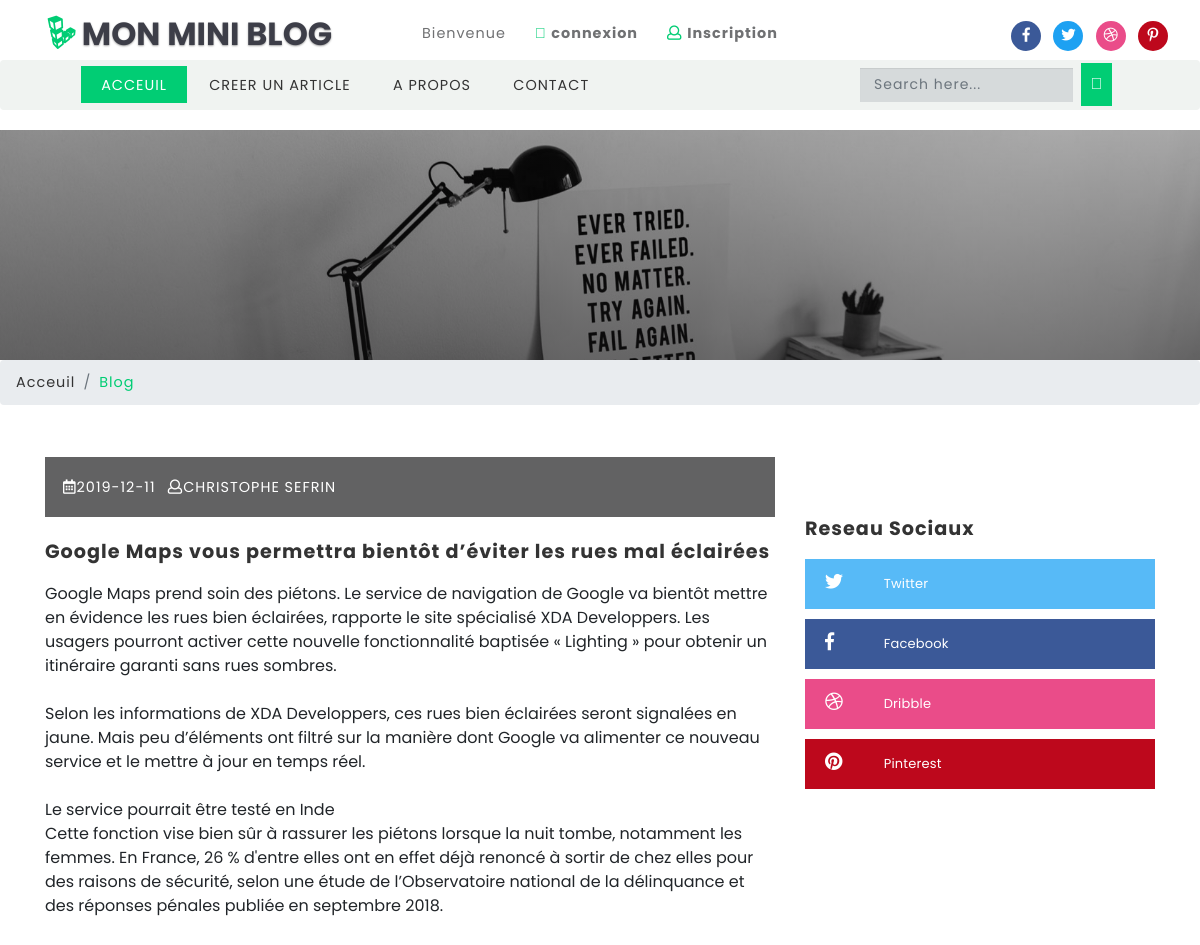
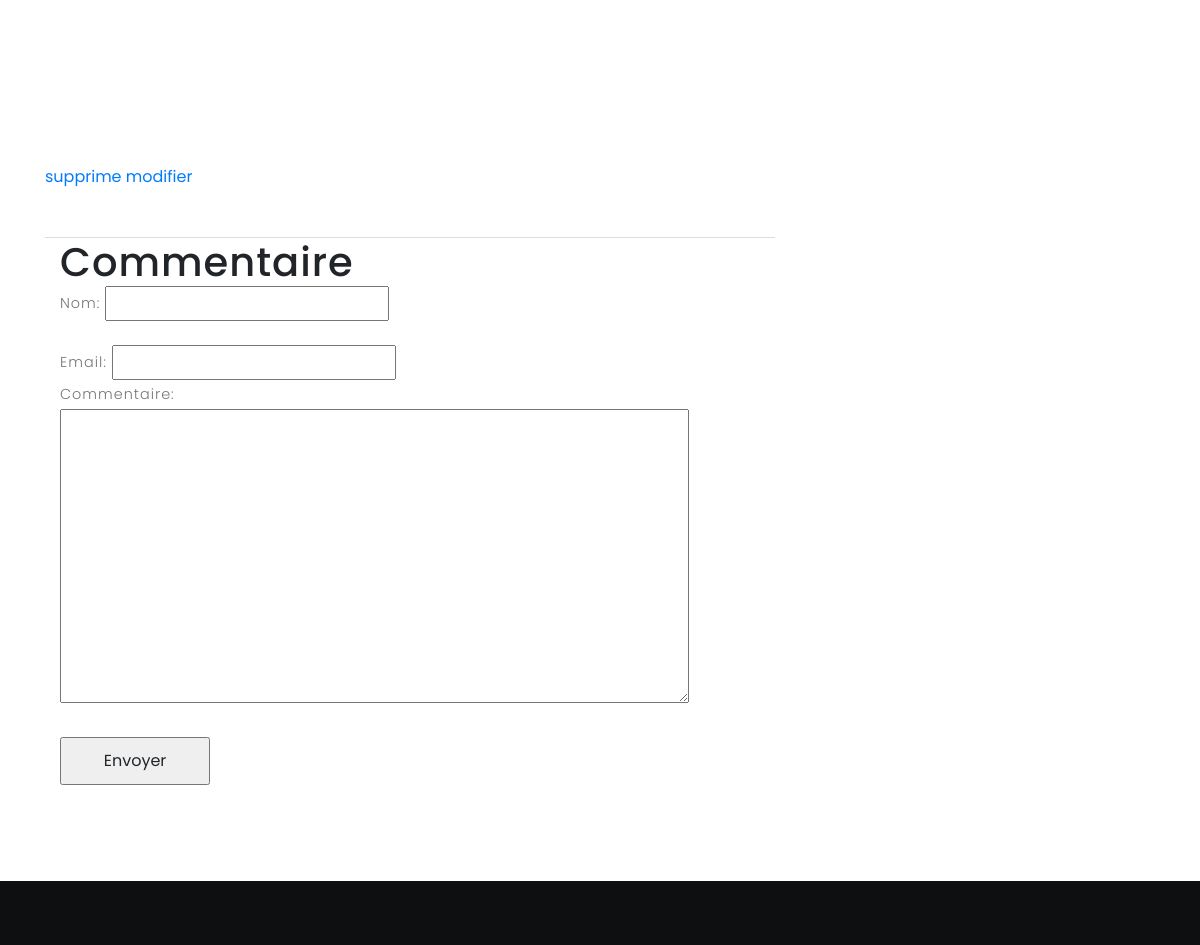
The page /commentaire.php?id=20 on the database its author committed (2 pictures, top to bottom).
### tables this page shows
CREATE TABLE IF NOT EXISTS `article` (
  `id` int(10) UNSIGNED NOT NULL AUTO_INCREMENT,
  `titre` varchar(250) NOT NULL,
  `texte` text NOT NULL,
  `date` date DEFAULT NULL,
  `auteur` varchar(150) DEFAULT NULL,
  PRIMARY KEY (`id`)
);

### commentaire.php (the view, shortened to what this page needs)
<?php
$con = mysqli_connect("127.0.0.1", "root", "", "blog");
$id=$_REQUEST['id'];
$query="SELECT * from article where id='".$id."'";
$result=mysqli_query($con,$query) ;
$row = mysqli_fetch_assoc($result);
?>
<!DOCTYPE html>
<html lang="zxx">
<head>
	<link rel="stylesheet" href="https://maxcdn.bootstrapcdn.com/bootstrap/3.4.1/css/bootstrap.min.css">
	<link href="css/bootstrap.css" rel='stylesheet' type='text/css' />
	<link rel="stylesheet" href="css/jquery.desoslide.css">
	<link href="css/style.css" rel='stylesheet' type='text/css' />
	<link href="css/fontawesome-all.css" rel="stylesheet">
</head>
<body>
	<?php include("header.php");?>
	<div class="banner-inner">
	</div>
	<ol class="breadcrumb">
		<li class="breadcrumb-item">
			<a href="index.php">Acceuil</a>
		</li>
		<li class="breadcrumb-item active">Blog</li>
	</ol>
	<section class="banner-bottom">
		<div class="container">
			<div class="row">
				<div class="col-lg-8 left-blog-info-w3layouts-agileits text-left">
					<div class="blog-grid-top">
						<div class="b-grid-top">
							<div class="blog-info-middle">
								<ul>
									<li>
										<a href="#">
											<i class="far fa-calendar-alt"></i><?php echo $row['date']; ?></a>
										</li>
										<li class="mx-2">
											<a href="#">
												<i class="far fa-user"></i><?php echo $row['auteur']; ?></a>
											</li>
												</ul>
											</div>
										</div>
										<h3>
											<a href="single.html"><?php echo $row['titre']; ?></a>
										</h3>
										<?php echo nl2br($row['texte']);
										echo "<br/>";
										echo "<a href=suparticle.php?id=".$row['id']. ">supprime </a>
										<a href=uparticle.php?id=".$row['id']. ">modifier </a>";
										?>
									</div>
									<div class="container">
										<h1>Commentaire </h1>
									<form action="" method="POST" enctype="multipart/form-data">
									  <p>Nom: <input type="text" name="pseudo" /></p><br/>
									  <p>Email: <input type="email" name="mail" /></p>
									  <p>Commentaire: <br /><textarea name="cmt" rows="10" cols="50"></textarea></p>
									  <br />
									  <input type="submit" name="ok" value="Envoyer">
									</form>
									</div>
								</div>
								<aside class="col-lg-4 agileits-w3ls-right-blog-con text-right">
									<div class="right-blog-info text-left">
										<div class="tech-btm widget_social">
											<h4>Reseau Sociaux</h4>
											<ul>
												<li>
													<a class="twitter" href="http://www.twitter.com">
														<i class="fab fa-twitter"></i>
														<span class="count"></span> Twitter</a>
													</li>
													<li>
														<a class="facebook" href="http://www.facebook.com">
															<i class="fab fa-facebook-f"></i>
															<span class="count"></span> Facebook</a>
														</li>
														<li>
															<a class="dribble" href="http://www.dribble.com">
																<i class="fab fa-dribbble"></i>
																<span class="count"></span> Dribble</a>
															</li>
															<li>
																<a class="pin" href="http://www.pinterest.com">
																	<i class="fab fa-pinterest"></i>
																	<span class="count"></span> Pinterest</a>
																</li>
															</ul>
														</div>
													</div>
												</aside>
											</div>
										</div>
									</section>
									<?php include("footer.php");?>
							</body>
							</html>

### css/style.css (style rules this page uses)
html, body { margin: 0; font-size: 100%; font-family: 'Poppins', sans-serif; background: #fff; }
body a { text-decoration: none; transition: 0.5s all; -webkit-transition: 0.5s all; -moz-transition: 0.5s all; -o-transition: 0.5s all; -ms-transition: 0.5s all; }
input[type="button"], input[type="submit"], input[type="text"], input[type="email"], input[type="search"] { transition: 0.5s all; -webkit-transition: 0.5s all; -moz-transition: 0.5s all; -o-transition: 0.5s all; -ms-transition: 0.5s all; font-family: 'Poppins', sans-serif; }
h1, h2, h3, h4, h5, h6 { margin: 0; font-family: 'Poppins', sans-serif; letter-spacing:1px; }
p { margin: 0; font-size: 0.9em; color: #777777; line-height: 2em; letter-spacing: 1px; font-weight: 300; }
ul { margin: 0; padding: 0; }
.pin { background: #BD081C; }
.banner-bottom { padding: 6em 0; position: relative; }
.b-grid-top { position: relative; }
.blog-info-middle ul li a { font-size: 0.9em; letter-spacing: 1px; color: #fff; }
.blog-info-middle { width: 100%; background: rgba(14, 15, 16, 0.65); padding: 18px; position: absolute; bottom: 0; }
.blog-info-middle ul li { display: inline-block; }
.blog-grid-top h3,.two-blog2 h3,h5.card-title { font-size: 1.2em; margin: 1.2em 0 1em 0; font-weight: 700; }
.blog-grid-top h3 a,.two-blog2 h3 a,h5.card-title a { color: #333333; }
.blog-grid-top { border-bottom: 1px solid #ddd; padding-bottom: 3em; }
.tech-btm h4 { font-size: 1.2em; color: #333333; font-weight: 700; margin-bottom: 1em; }
.tech-btm { margin-bottom: 2em; }
.widget_social li { display: block; }
.widget_social li a { color: #fff; display: inline-block; font-size: 13px; font-weight:400; letter-spacing: 0.2px; line-height: 30px; margin-bottom: 10px; padding: 10px 20px; text-transform: capitalize; width: 100%; }
.widget_social li a.twitter { background: #57baf7; }
.widget_social li a.facebook { background: #3b5998; }
.widget_social li a.dribble { background: #ea4c89; }
.widget_social li a.pin { background: #BD081C; }
.widget_social li a i { font-size: 18px; position: relative; text-align: left; width: 35px; }
.widget_social li a .count { padding-left: 20px; }
.banner-inner { background: -webkit-linear-gradient(rgba(23, 22, 23, 0.2), rgba(23, 22, 23, 0.5)), url(../images/banner4.jpg) no-repeat; background: -moz-linear-gradient(rgba(23, 22, 23, 0.2), rgba(23, 22, 23, 0.5)), url(../images/banner4.jpg) no-repeat; background: -ms-linear-gradient(rgba(23, 22, 23, 0.2), rgba(23, 22, 23, 0.5)), url(../images/banner4.jpg) no-repeat; background: linear-gradient(rgba(23, 22, 23, 0.2), rgba(23, 22, 23, 0.5)), url(../images/banner4.jpg) no-repeat; background-size: cover; min-height: 230px; }
li.breadcrumb-item { font-size: 0.9em; letter-spacing: 1px; }
li.breadcrumb-item a { color: #333; }
.breadcrumb-item.active { color: #01cd74; }
a.facebook { color: #fff; font-size: 16px; }
input[type=submit] { width: 150px; padding: 10px; }

### rows shown on the page
article: date "2019-12-11", auteur "CHRISTOPHE SEFRIN", titre "Google Maps vous permettra bientôt d’éviter les rues mal éclairées", texte "Google Maps prend soin des piétons. Le service de navigation de Google va bientôt mettre en évidence les rues bien éclairées, rapporte le site spécialisé XDA Developpers. Les usagers pourront activer cette nouvelle fonctionnalité baptisée « Lighting » pour obtenir un itinéraire garanti sans rues sombres. Selon les informations de XDA Developpers, ces rues bien éclairées seront signalées en jaune. Mais peu d’éléments ont filtré sur la manière dont Google va alimenter ce nouveau service et le mettre à jour en temps réel. Le service pourrait être testé en Inde Cette fonction vise bien sûr à rassurer les piétons lorsque la nuit tombe, notamment les femmes. En France, 26 % d'entre elles ont en…"
